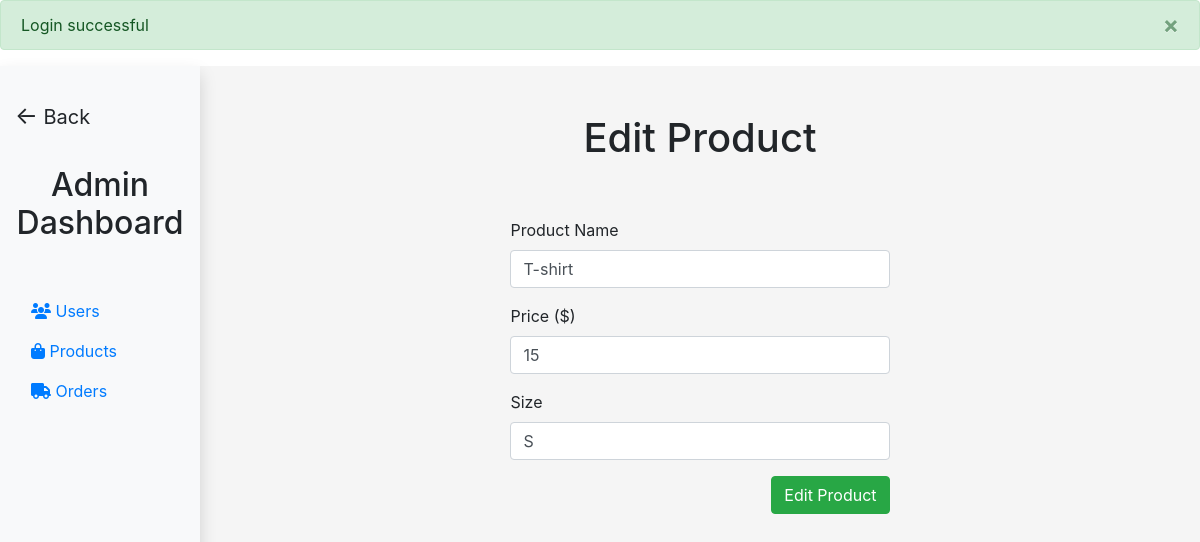
Page /admin/edit_product.php?id=41 (signed in) on the committed database.
### tables this page shows
CREATE TABLE `products` (
  `product_id` int(11) NOT NULL,
  `name` varchar(255) NOT NULL,
  `price` int(11) NOT NULL,
  `size` varchar(255) NOT NULL,
  `image` varchar(255) NOT NULL,
  `created_at` datetime NOT NULL DEFAULT current_timestamp()
);

### app/classes/Product.php (called while the page is built, shortened)
<?php
class Product
{
  protected $conn;
  public function __construct()
  {
    global $conn;
    $this->conn = $conn;
  }
  public function get($id)
  {
    $sql = "SELECT * FROM products WHERE product_id = ?";
    $stmt = $this->conn->prepare($sql);
    $stmt->bind_param('i', $id);
    $stmt->execute();
    $result = $stmt->get_result();
    $product = $result->fetch_assoc();
    return $product;
  }
}
?>

### admin/edit_product.php (the view, shortened to what this page needs)
<?php
require_once '../app/config/config.php';
require_once '../app/classes/Product.php';
$product_obj = new Product();
$product = $product_obj->get($_GET['id']);
require_once './inc/head.php';
?>
<main class="col-md-9 ms-sm-auto col-lg-10 px-md-4">
  <div class="row justify-content-center">
    <div class="col-lg-5">
      <h1 class="text-center py-5">Edit Product</h1>
      <form action="" method="POST">
        <div class="form-group mb-3">
          <label for="name">Product Name</label>
          <input class="form-control" type="text" name="name" value="<?php echo $product['name'] ?>"
            placeholder="Black T-Shirt" />
        </div>
        <div class="form-group mb-3">
          <label for="price">Price ($)</label>
          <input class="form-control" type="number" name="price" value="<?php echo $product['price'] ?>"
            placeholder="29" />
        </div>
        <div class="form-group mb-3">
          <label for="size">Size</label>
          <input class="form-control" type="text" name="size" value="<?php echo $product['size'] ?>" placeholder="XL" />
        </div>
        <input type="submit" class="btn btn-success ml-auto mt-3 d-block" value="Edit Product" />
      </form>
    </div>
  </div>
</main>
</body>
</body>
</html>

### rows in the picture
products: name "T-shirt", price "15", size "S"

### other values in the picture
$_SESSION['message']['text'] "Login successful"
